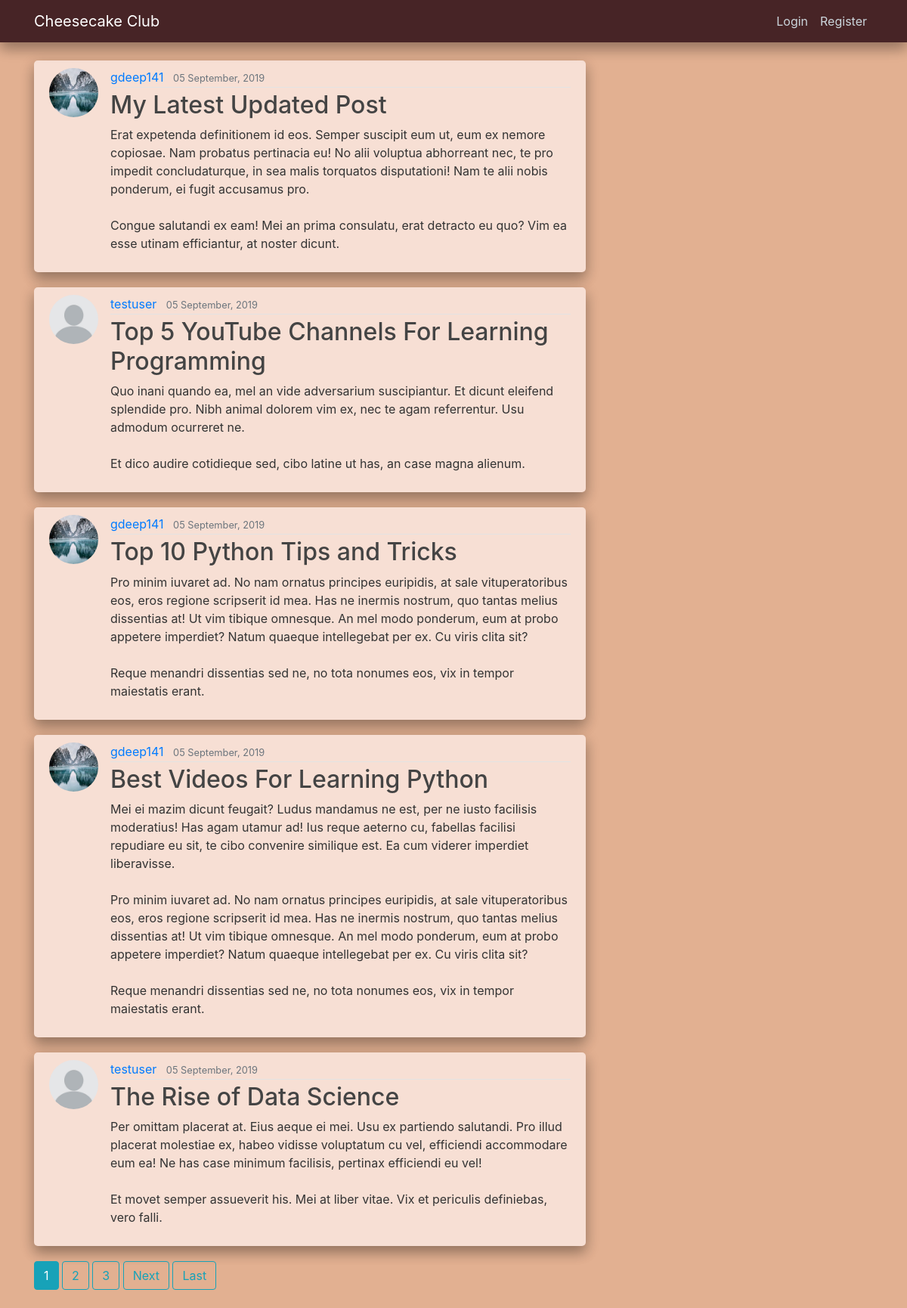
The app's page /, older data.
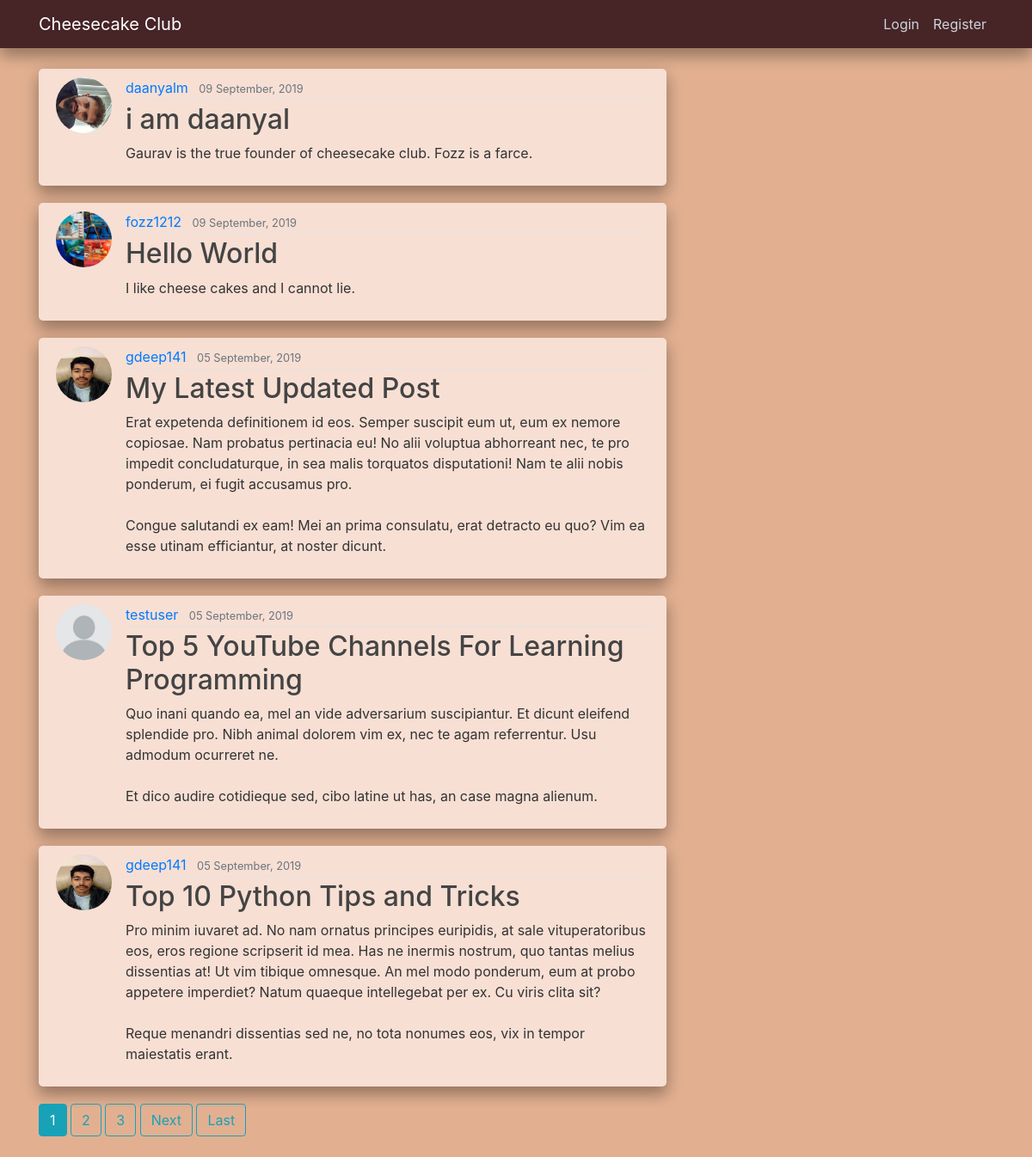
The same page, newer data.
### blog/models.py (models this page shows, shortened)
class Post(models.Model):
    title = models.CharField(max_length=100)
    content = models.TextField()
    """
    don't use parenthesis for timezone.now as we don't want to call the function
    at that point - we just want to pass it in
    """
    date_posted = models.DateTimeField(default=timezone.now)
    author = models.ForeignKey(User, on_delete=models.CASCADE) # Post deleted if user is deleted

### users/models.py (models this page shows, shortened)
class Profile(models.Model):
    user = models.OneToOneField(User, on_delete=models.CASCADE)
    image = models.ImageField(default='illusion.jpg', upload_to='profile_pics')

### blog/views.py (the view)
# urls.py: path('', PostListView.as_view(), name="blog-home"),
class PostListView(ListView):
    model = Post
    template_name = 'blog/home.html'    # Replaces default template name
    context_object_name = 'posts'       # Replaces default object name
    ordering = ['-date_posted']         # '-' orders from newest to oldest
    paginate_by = 5                     # Posts per page

### blog/templates/blog/home.html (shortened to what this page needs)
{% extends "blog/base.html" %}
{% block content %}
    {% for post in posts %}
        <article class="media content-section">
            <img class="rounded-circle article-img" src="{{ post.author.profile.image.url }}">
            <div class="media-body">
                <div class="article-metadata">
                    <a class="mr-2" href="{% url 'user-posts' post.author.username %}">{{ post.author }}</a>
                    <small class="text-muted">{{ post.date_posted|date:"d F, Y" }}</small>
                </div>
                <h2><a class="article-title" href="{% url 'post-detail' post.id %}">{{ post.title }}</a></h2>
                <p class="article-content">{{ post.content }}</p>
            </div>
        </article>
    {% endfor %}
    {% if is_paginated %}
        {% for num in page_obj.paginator.page_range %}
            {% if page_obj.number == num %}
                <a class="btn btn-info mb-4" href="?page={{ num }}">{{ num }}</a>
            {% elif num > page_obj.number|add:'-3' and num < page_obj.number|add:'3' %}
                <a class="btn btn-outline-info mb-4" href="?page={{ num }}">{{ num }}</a>
            {% endif %}
        {% endfor %}
        {% if page_obj.has_next %}
            <a class="btn btn-outline-info mb-4" href="?page={{ page_obj.next_page_number }}">Next</a>
            <a class="btn btn-outline-info mb-4" href="?page={{ page_obj.paginator.num_pages }}">Last</a>
        {% endif %}
    {% endif %}
{% endblock content %}

Row changes from the older to the newer data that the page shows:
no longer on this page (row unchanged): Post: author.profile.image (picture), author "gdeep141", date_posted "05 September, 2019", title "Best Videos For Learning Python", content "Mei ei mazim dicunt feugait? Ludus mandamus ne est, per ne iusto facilisis moderatius! Has agam utamur ad! Ius reque aeterno cu, fabellas facilisi repudiare eu sit, te cibo convenire similique est. Ea cum viderer imperdiet liberavisse. Pro minim iuvaret ad. No nam ornatus principes euripidis, at sale vituperatoribus eos, eros regione scripserit id mea. Has ne inermis nostrum, quo tantas melius dissentias at! Ut vim tibique omnesque. An mel modo ponderum, eum at probo appetere imperdiet? Natum quaeque intellegebat per ex. Cu viris clita sit? Reque menandri dissentias sed ne, no tota nonumes eos, vix in tempor maiestatis erant."
no longer on this page (row unchanged): Post: author.profile.image (placeholder picture), author "testuser", date_posted "05 September, 2019", title "The Rise of Data Science", content "Per omittam placerat at. Eius aeque ei mei. Usu ex partiendo salutandi. Pro illud placerat molestiae ex, habeo vidisse voluptatum cu vel, efficiendi accommodare eum ea! Ne has case minimum facilisis, pertinax efficiendi eu vel! Et movet semper assueverit his. Mei at liber vitae. Vix et periculis definiebas, vero falli."
added Post: author.profile.image (picture), author "daanyalm", date_posted "09 September, 2019", title "i am daanyal", content "Gaurav is the true founder of cheesecake club. Fozz is a farce."
added Post: author.profile.image (picture), author "fozz1212", date_posted "09 September, 2019", title "Hello World", content "I like cheese cakes and I cannot lie."
changed through a linked row, Post "My Latest Updated Post": author.profile.image: a different picture
changed through a linked row, Post "Top 10 Python Tips and Tricks": author.profile.image: a different picture
